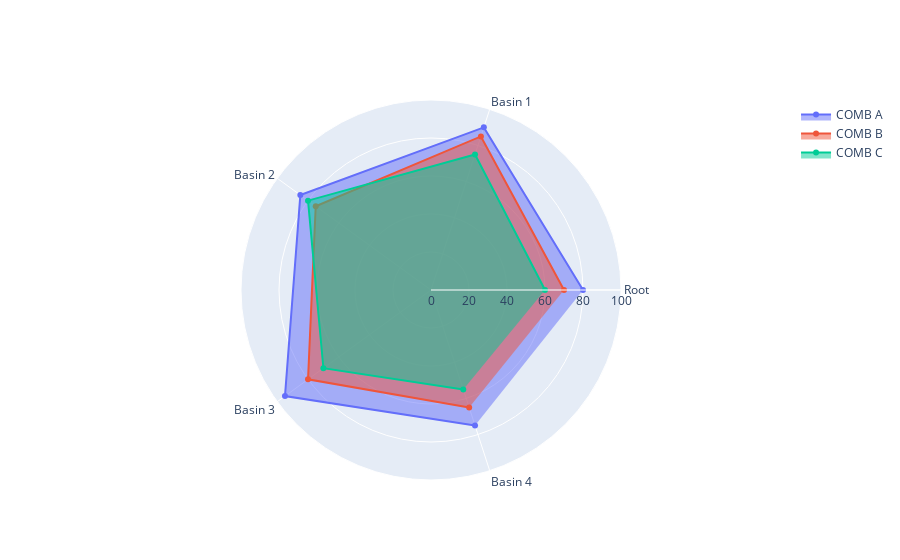

The code cell stored with this chart in its notebook:
### Code cell
import plotly.graph_objects as go

# Categories
categories = ["Root", "Basin 1", "Basin 2", "Basin 3", "Basin 4"]

# Values for each dataset
values1 = [80, 90, 85, 95, 75]
values2 = [70, 85, 75, 80, 65]
values3 = [60, 75, 80, 70, 55]

# Initialize the figure
fig = go.Figure()

# Add traces for each dataset
fig.add_trace(
    go.Scatterpolar(r=values1, theta=categories, fill="toself", name="COMB A")
)
fig.add_trace(
    go.Scatterpolar(r=values2, theta=categories, fill="toself", name="COMB B")
)
fig.add_trace(
    go.Scatterpolar(r=values3, theta=categories, fill="toself", name="COMB C")
)

# Update the layout
fig.update_layout(
    polar=dict(radialaxis=dict(visible=True, range=[0, 100])), showlegend=True
)

# Display the chart
fig.show()

### Figure 1 — Plotly figure (JSON) as saved in the notebook; plotly's stock layout.template omitted (floating-point values rounded to 4 significant figures)
{"data": [{"fill": "toself", "name": "COMB A", "r": [80, 90, 85, 95, 75], "theta": ["Root", "Basin 1", "Basin 2", "Basin 3", "Basin 4"], "type": "scatterpolar"}, {"fill": "toself", "name": "COMB B", "r": [70, 85, 75, 80, 65], "theta": ["Root", "Basin 1", "Basin 2", "Basin 3", "Basin 4"], "type": "scatterpolar"}, {"fill": "toself", "name": "COMB C", "r": [60, 75, 80, 70, 55], "theta": ["Root", "Basin 1", "Basin 2", "Basin 3", "Basin 4"], "type": "scatterpolar"}], "layout": {"polar": {"radialaxis": {"range": [0, 100], "visible": true}}, "showlegend": true}}
